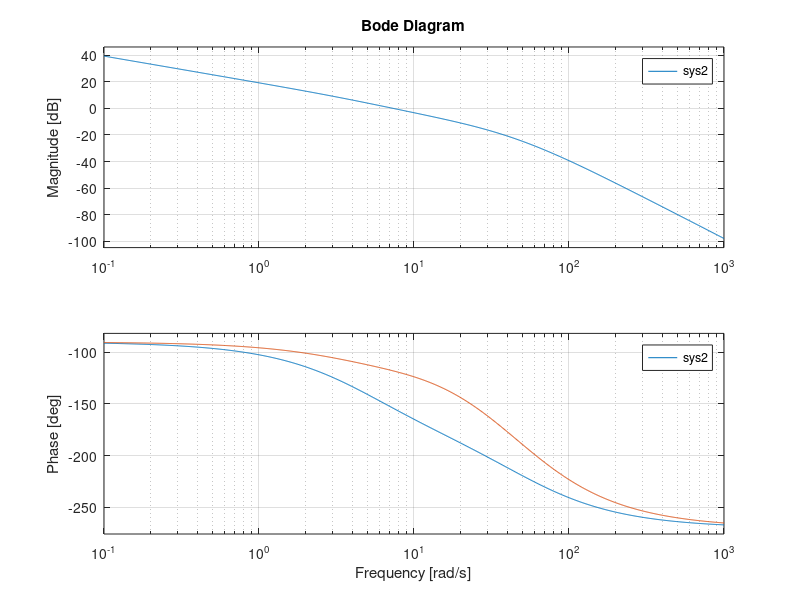

Recreate this plot in MATLAB.
clear;
clc;

sys = tf(2280, [1 55 250 0]);
bode(sys), grid;
% 만들고자 하는 뒤짐 보상기의 위상 여유->10^해당 크기[dB]/원하는 정상상태 속도 오차(%)
alpha = 10^(-8.29/11);
% 만들고자 하는 뒤짐 보상기의 위상 여유->10/해당 주파수 값(rad/s)
T = 10/69.2;

lag = tf([T 1], [alpha*T 1]);

sys2 = series(lag, sys);
hold on;
bode(sys2);
